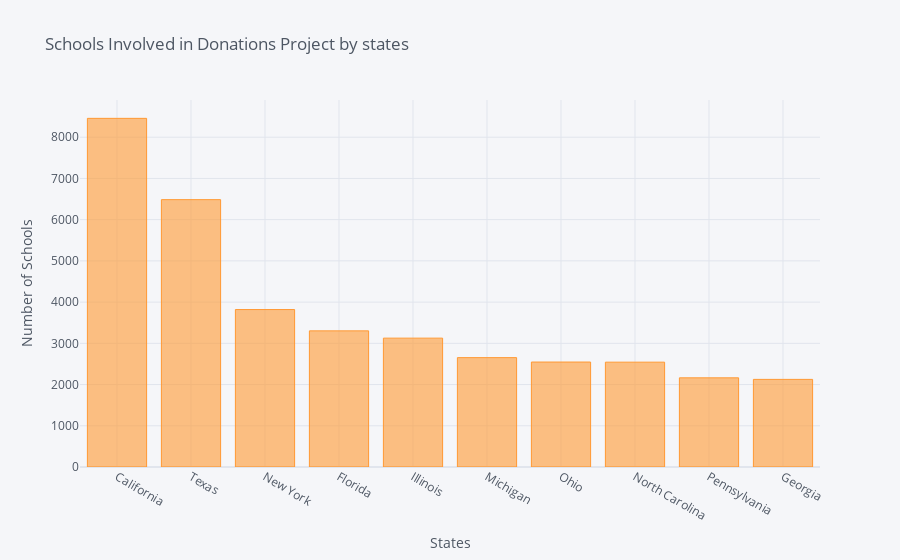

Notebook code for this chart:
### Code cell
s.iplot(kind='bar', xTitle ='States', yTitle='Number of Schools', title='Schools Involved in Donations Project by states')

### Figure 1 — Plotly figure (JSON) as saved in the notebook; plotly's stock layout.template omitted (floating-point values rounded to 4 significant figures)
{"data": [{"marker": {"color": "rgba(255, 153, 51, 0.6)", "line": {"color": "rgba(255, 153, 51, 1.0)", "width": 1}}, "name": "School State", "orientation": "v", "text": "", "type": "bar", "x": ["California", "Texas", "New York", "Florida", "Illinois", "Michigan", "Ohio", "North Carolina", "Pennsylvania", "Georgia"], "y": [8457, 6485, 3819, 3302, 3126, 2653, 2546, 2543, 2163, 2125]}], "layout": {"legend": {"bgcolor": "#F5F6F9", "font": {"color": "#4D5663"}}, "paper_bgcolor": "#F5F6F9", "plot_bgcolor": "#F5F6F9", "title": {"font": {"color": "#4D5663"}, "text": "Schools Involved in Donations Project by states"}, "xaxis": {"gridcolor": "#E1E5ED", "showgrid": true, "tickfont": {"color": "#4D5663"}, "title": {"font": {"color": "#4D5663"}, "text": "States"}, "zerolinecolor": "#E1E5ED"}, "yaxis": {"gridcolor": "#E1E5ED", "showgrid": true, "tickfont": {"color": "#4D5663"}, "title": {"font": {"color": "#4D5663"}, "text": "Number of Schools"}, "zerolinecolor": "#E1E5ED"}}}
